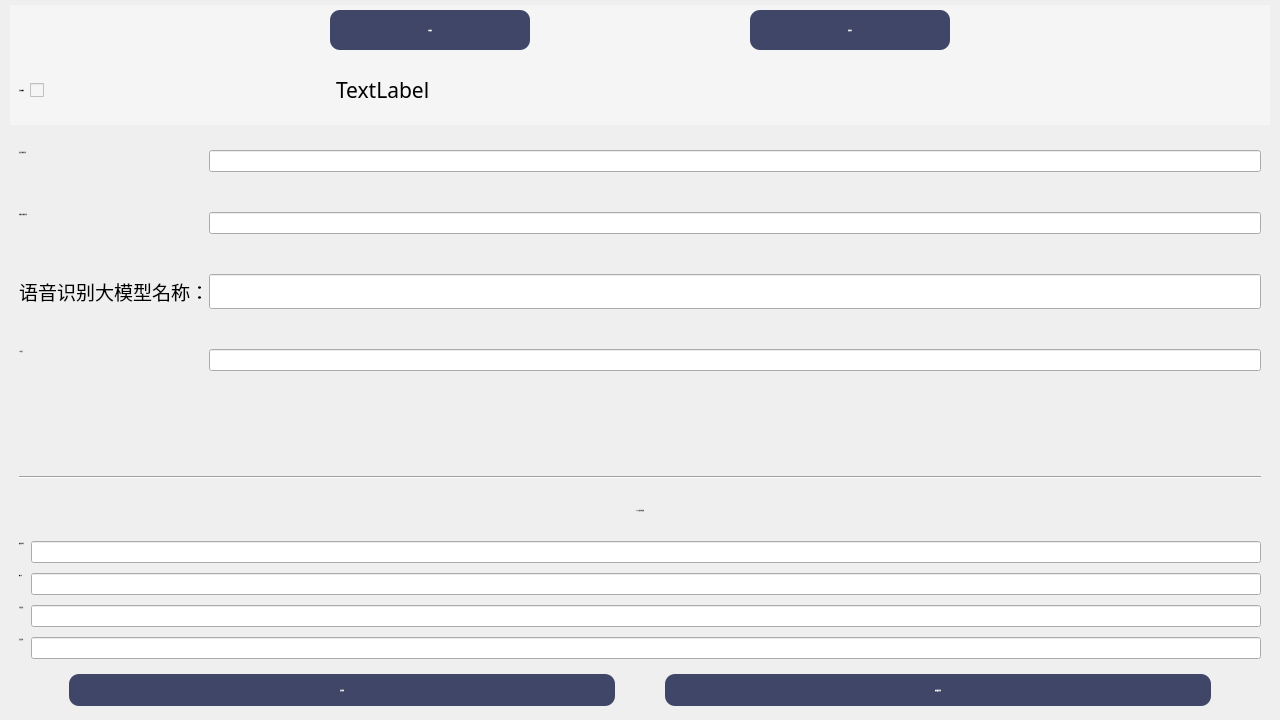
<?xml version="1.0" encoding="UTF-8"?>
<ui version="4.0">
 <class>Dialog</class>
 <widget class="QDialog" name="Dialog">
  <property name="geometry">
   <rect>
    <x>0</x>
    <y>0</y>
    <width>1280</width>
    <height>720</height>
   </rect>
  </property>
  <property name="minimumSize">
   <size>
    <width>1280</width>
    <height>720</height>
   </size>
  </property>
  <property name="maximumSize">
   <size>
    <width>1280</width>
    <height>720</height>
   </size>
  </property>
  <property name="font">
   <font>
    <family>HarmonyOS Sans SC</family>
    <pointsize>14</pointsize>
   </font>
  </property>
  <property name="windowTitle">
   <string>Dialog</string>
  </property>
  <layout class="QVBoxLayout" name="verticalLayout" stretch="0,0,3,0">
   <property name="spacing">
    <number>0</number>
   </property>
   <property name="leftMargin">
    <number>10</number>
   </property>
   <property name="topMargin">
    <number>5</number>
   </property>
   <property name="rightMargin">
    <number>10</number>
   </property>
   <property name="bottomMargin">
    <number>5</number>
   </property>
   <item>
    <widget class="QWidget" name="widget" native="true">
     <property name="minimumSize">
      <size>
       <width>0</width>
       <height>50</height>
      </size>
     </property>
     <property name="font">
      <font>
       <family>宋体</family>
       <pointsize>14</pointsize>
       <bold>false</bold>
      </font>
     </property>
     <property name="styleSheet">
      <string notr="true">background-color: rgb(245, 245, 245);</string>
     </property>
     <layout class="QHBoxLayout" name="horizontalLayout">
      <property name="spacing">
       <number>0</number>
      </property>
      <property name="leftMargin">
       <number>100</number>
      </property>
      <property name="topMargin">
       <number>0</number>
      </property>
      <property name="rightMargin">
       <number>100</number>
      </property>
      <property name="bottomMargin">
       <number>0</number>
      </property>
      <item>
       <widget class="QPushButton" name="local_service_btn">
        <property name="minimumSize">
         <size>
          <width>200</width>
          <height>40</height>
         </size>
        </property>
        <property name="maximumSize">
         <size>
          <width>200</width>
          <height>40</height>
         </size>
        </property>
        <property name="font">
         <font>
          <family>HarmonyOS Sans SC</family>
          <pointsize>-1</pointsize>
          <italic>false</italic>
          <bold>false</bold>
         </font>
        </property>
        <property name="styleSheet">
         <string notr="true">QPushButton{
	background-color: rgb(64, 70, 103);
	border-radius: 10px;
	color: rgb(255, 255, 255);
font: 26px &quot;HarmonyOS Sans SC&quot;;
}
QPushButton:hover{
	background-color: rgb(117, 122, 146);
	border-radius: 10px;
	color: rgb(255, 255, 255);
font: 26px &quot;HarmonyOS Sans SC&quot;;
}</string>
        </property>
        <property name="text">
         <string>本地服务</string>
        </property>
       </widget>
      </item>
      <item>
       <widget class="QPushButton" name="siliconflow_service_btn">
        <property name="minimumSize">
         <size>
          <width>200</width>
          <height>40</height>
         </size>
        </property>
        <property name="maximumSize">
         <size>
          <width>120</width>
          <height>40</height>
         </size>
        </property>
        <property name="font">
         <font>
          <family>HarmonyOS Sans SC</family>
          <pointsize>-1</pointsize>
          <italic>false</italic>
          <bold>false</bold>
         </font>
        </property>
        <property name="styleSheet">
         <string notr="true">QPushButton{
	background-color: rgb(64, 70, 103);
	border-radius: 10px;
	color: rgb(255, 255, 255);
font: 26px &quot;HarmonyOS Sans SC&quot;;
}
QPushButton:hover{
	background-color: rgb(117, 122, 146);
	border-radius: 10px;
	color: rgb(255, 255, 255);
font: 26px &quot;HarmonyOS Sans SC&quot;;
}</string>
        </property>
        <property name="text">
         <string>硅基流动</string>
        </property>
       </widget>
      </item>
     </layout>
    </widget>
   </item>
   <item>
    <widget class="QWidget" name="widget_4" native="true">
     <property name="minimumSize">
      <size>
       <width>50</width>
       <height>70</height>
      </size>
     </property>
     <property name="maximumSize">
      <size>
       <width>16777215</width>
       <height>70</height>
      </size>
     </property>
     <property name="font">
      <font>
       <family>宋体</family>
       <pointsize>16</pointsize>
       <bold>false</bold>
      </font>
     </property>
     <property name="styleSheet">
      <string notr="true">background-color: rgb(245, 245, 245);</string>
     </property>
     <layout class="QHBoxLayout" name="horizontalLayout_2" stretch="0,0,1">
      <item>
       <widget class="QLabel" name="label_13">
        <property name="minimumSize">
         <size>
          <width>0</width>
          <height>50</height>
         </size>
        </property>
        <property name="maximumSize">
         <size>
          <width>16777215</width>
          <height>50</height>
         </size>
        </property>
        <property name="font">
         <font>
          <family>HarmonyOS Sans SC</family>
          <pointsize>-1</pointsize>
          <italic>false</italic>
          <bold>false</bold>
         </font>
        </property>
        <property name="styleSheet">
         <string notr="true">font: 20px &quot;HarmonyOS Sans SC&quot;;</string>
        </property>
        <property name="text">
         <string>启用唤醒词</string>
        </property>
        <property name="alignment">
         <set>Qt::AlignmentFlag::AlignRight|Qt::AlignmentFlag::AlignTrailing|Qt::AlignmentFlag::AlignVCenter</set>
        </property>
       </widget>
      </item>
      <item>
       <widget class="QCheckBox" name="check_wake">
        <property name="sizePolicy">
         <sizepolicy hsizetype="Preferred" vsizetype="Fixed">
          <horstretch>0</horstretch>
          <verstretch>0</verstretch>
         </sizepolicy>
        </property>
        <property name="minimumSize">
         <size>
          <width>300</width>
          <height>50</height>
         </size>
        </property>
        <property name="maximumSize">
         <size>
          <width>16777215</width>
          <height>50</height>
         </size>
        </property>
        <property name="font">
         <font>
          <hintingpreference>PreferNoHinting</hintingpreference>
         </font>
        </property>
        <property name="styleSheet">
         <string notr="true"/>
        </property>
        <property name="text">
         <string/>
        </property>
        <property name="iconSize">
         <size>
          <width>16</width>
          <height>16</height>
         </size>
        </property>
        <property name="checkable">
         <bool>true</bool>
        </property>
        <property name="checked">
         <bool>false</bool>
        </property>
       </widget>
      </item>
      <item>
       <widget class="QLabel" name="url_qlabel">
        <property name="text">
         <string>TextLabel</string>
        </property>
       </widget>
      </item>
     </layout>
    </widget>
   </item>
   <item>
    <widget class="QStackedWidget" name="stackedWidget">
     <property name="font">
      <font>
       <family>宋体</family>
       <pointsize>14</pointsize>
       <bold>false</bold>
      </font>
     </property>
     <property name="currentIndex">
      <number>0</number>
     </property>
     <widget class="QWidget" name="local_service_page">
      <layout class="QVBoxLayout" name="verticalLayout_2">
       <property name="spacing">
        <number>6</number>
       </property>
       <property name="leftMargin">
        <number>9</number>
       </property>
       <property name="topMargin">
        <number>5</number>
       </property>
       <property name="rightMargin">
        <number>9</number>
       </property>
       <item>
        <layout class="QFormLayout" name="formLayout">
         <property name="horizontalSpacing">
          <number>0</number>
         </property>
         <property name="verticalSpacing">
          <number>40</number>
         </property>
         <property name="leftMargin">
          <number>0</number>
         </property>
         <property name="topMargin">
          <number>20</number>
         </property>
         <property name="bottomMargin">
          <number>0</number>
         </property>
         <item row="0" column="0">
          <widget class="QLabel" name="label_4">
           <property name="font">
            <font>
             <family>HarmonyOS Sans SC</family>
             <pointsize>-1</pointsize>
             <italic>false</italic>
             <bold>false</bold>
            </font>
           </property>
           <property name="styleSheet">
            <string notr="true">font: 20px &quot;HarmonyOS Sans SC&quot;;</string>
           </property>
           <property name="text">
            <string>对话大模型名称：</string>
           </property>
          </widget>
         </item>
         <item row="0" column="1">
          <widget class="QLineEdit" name="local_llm">
           <property name="font">
            <font>
             <family>HarmonyOS Sans SC</family>
             <pointsize>-1</pointsize>
             <italic>false</italic>
             <bold>false</bold>
            </font>
           </property>
           <property name="styleSheet">
            <string notr="true">font: 20px &quot;HarmonyOS Sans SC&quot;;</string>
           </property>
          </widget>
         </item>
         <item row="1" column="0">
          <widget class="QLabel" name="label_2">
           <property name="font">
            <font>
             <family>HarmonyOS Sans SC</family>
             <pointsize>-1</pointsize>
             <italic>false</italic>
             <bold>false</bold>
            </font>
           </property>
           <property name="styleSheet">
            <string notr="true">font: 20px &quot;HarmonyOS Sans SC&quot;;</string>
           </property>
           <property name="text">
            <string>多模态大模型名称：</string>
           </property>
          </widget>
         </item>
         <item row="1" column="1">
          <widget class="QLineEdit" name="local_vl">
           <property name="font">
            <font>
             <family>HarmonyOS Sans SC</family>
             <pointsize>-1</pointsize>
             <italic>false</italic>
             <bold>false</bold>
            </font>
           </property>
           <property name="styleSheet">
            <string notr="true">font: 20px &quot;HarmonyOS Sans SC&quot;;</string>
           </property>
          </widget>
         </item>
         <item row="2" column="0">
          <widget class="QLabel" name="label_14">
           <property name="styleSheet">
            <string notr="true">font: 20px &quot;HarmonyOS Sans SC&quot;;</string>
           </property>
           <property name="text">
            <string>语音识别大模型名称：</string>
           </property>
          </widget>
         </item>
         <item row="2" column="1">
          <widget class="QLineEdit" name="local_speech_rec">
           <property name="styleSheet">
            <string notr="true">font: 20px &quot;HarmonyOS Sans SC&quot;;</string>
           </property>
          </widget>
         </item>
         <item row="3" column="0">
          <widget class="QLabel" name="label_7">
           <property name="font">
            <font>
             <family>HarmonyOS Sans SC</family>
             <pointsize>-1</pointsize>
             <italic>false</italic>
             <bold>false</bold>
            </font>
           </property>
           <property name="styleSheet">
            <string notr="true">font: 20px &quot;HarmonyOS Sans SC&quot;;</string>
           </property>
           <property name="text">
            <string>API秘钥：</string>
           </property>
          </widget>
         </item>
         <item row="3" column="1">
          <widget class="QLineEdit" name="local_api_key">
           <property name="font">
            <font>
             <family>HarmonyOS Sans SC</family>
             <pointsize>-1</pointsize>
             <italic>false</italic>
             <bold>false</bold>
            </font>
           </property>
           <property name="styleSheet">
            <string notr="true">font: 20px &quot;HarmonyOS Sans SC&quot;;</string>
           </property>
           <property name="echoMode">
            <enum>QLineEdit::EchoMode::Password</enum>
           </property>
          </widget>
         </item>
        </layout>
       </item>
      </layout>
     </widget>
     <widget class="QWidget" name="siliconflow_page">
      <layout class="QVBoxLayout" name="verticalLayout_4">
       <property name="leftMargin">
        <number>9</number>
       </property>
       <property name="topMargin">
        <number>5</number>
       </property>
       <property name="bottomMargin">
        <number>9</number>
       </property>
       <item>
        <layout class="QFormLayout" name="formLayout_3">
         <property name="horizontalSpacing">
          <number>0</number>
         </property>
         <property name="verticalSpacing">
          <number>20</number>
         </property>
         <property name="leftMargin">
          <number>0</number>
         </property>
         <property name="topMargin">
          <number>20</number>
         </property>
         <property name="bottomMargin">
          <number>10</number>
         </property>
         <item row="0" column="0">
          <widget class="QLabel" name="label_11">
           <property name="font">
            <font>
             <family>HarmonyOS Sans SC</family>
             <pointsize>-1</pointsize>
             <italic>false</italic>
             <bold>false</bold>
            </font>
           </property>
           <property name="styleSheet">
            <string notr="true">font: 20px &quot;HarmonyOS Sans SC&quot;;</string>
           </property>
           <property name="text">
            <string>对话大模型名称：</string>
           </property>
          </widget>
         </item>
         <item row="0" column="1">
          <widget class="QLineEdit" name="siliconflow_llm_name">
           <property name="font">
            <font>
             <family>HarmonyOS Sans SC</family>
             <pointsize>-1</pointsize>
             <italic>false</italic>
             <bold>false</bold>
            </font>
           </property>
           <property name="styleSheet">
            <string notr="true">font: 20px &quot;HarmonyOS Sans SC&quot;;</string>
           </property>
          </widget>
         </item>
         <item row="1" column="0">
          <widget class="QLabel" name="label_12">
           <property name="font">
            <font>
             <family>HarmonyOS Sans SC</family>
             <pointsize>-1</pointsize>
             <italic>false</italic>
             <bold>false</bold>
            </font>
           </property>
           <property name="styleSheet">
            <string notr="true">font: 20px &quot;HarmonyOS Sans SC&quot;;</string>
           </property>
           <property name="text">
            <string>多模态大模型名称：</string>
           </property>
          </widget>
         </item>
         <item row="1" column="1">
          <widget class="QLineEdit" name="siliconflow_vl">
           <property name="font">
            <font>
             <family>HarmonyOS Sans SC</family>
             <pointsize>-1</pointsize>
             <italic>false</italic>
             <bold>false</bold>
            </font>
           </property>
           <property name="styleSheet">
            <string notr="true">font: 20px &quot;HarmonyOS Sans SC&quot;;</string>
           </property>
          </widget>
         </item>
         <item row="2" column="0">
          <widget class="QLabel" name="label">
           <property name="font">
            <font>
             <family>HarmonyOS Sans SC</family>
             <pointsize>-1</pointsize>
             <italic>false</italic>
             <bold>false</bold>
            </font>
           </property>
           <property name="styleSheet">
            <string notr="true">font: 20px &quot;HarmonyOS Sans SC&quot;;</string>
           </property>
           <property name="text">
            <string>语音识别大模型名称：</string>
           </property>
          </widget>
         </item>
         <item row="2" column="1">
          <widget class="QLineEdit" name="siliconflow_speech_rec">
           <property name="font">
            <font>
             <family>HarmonyOS Sans SC</family>
             <pointsize>-1</pointsize>
             <italic>false</italic>
             <bold>false</bold>
            </font>
           </property>
           <property name="styleSheet">
            <string notr="true">font: 20px &quot;HarmonyOS Sans SC&quot;;</string>
           </property>
          </widget>
         </item>
         <item row="3" column="0">
          <widget class="QLabel" name="label_3">
           <property name="styleSheet">
            <string notr="true">font: 20px &quot;HarmonyOS Sans SC&quot;;</string>
           </property>
           <property name="text">
            <string>语音合成大模型名称：</string>
           </property>
          </widget>
         </item>
         <item row="3" column="1">
          <widget class="QLineEdit" name="siliconflow_speech_syn">
           <property name="styleSheet">
            <string notr="true">font: 20px &quot;HarmonyOS Sans SC&quot;;</string>
           </property>
          </widget>
         </item>
         <item row="4" column="0">
          <widget class="QLabel" name="label_5">
           <property name="font">
            <font>
             <family>HarmonyOS Sans SC</family>
             <pointsize>-1</pointsize>
             <italic>false</italic>
             <bold>false</bold>
            </font>
           </property>
           <property name="styleSheet">
            <string notr="true">font: 20px &quot;HarmonyOS Sans SC&quot;;</string>
           </property>
           <property name="text">
            <string>API秘钥：</string>
           </property>
          </widget>
         </item>
         <item row="4" column="1">
          <widget class="QLineEdit" name="siliconflow_api_key">
           <property name="sizePolicy">
            <sizepolicy hsizetype="Expanding" vsizetype="Fixed">
             <horstretch>0</horstretch>
             <verstretch>0</verstretch>
            </sizepolicy>
           </property>
           <property name="font">
            <font>
             <family>HarmonyOS Sans SC</family>
             <pointsize>-1</pointsize>
             <italic>false</italic>
             <bold>false</bold>
            </font>
           </property>
           <property name="styleSheet">
            <string notr="true">font: 20px &quot;HarmonyOS Sans SC&quot;;</string>
           </property>
           <property name="echoMode">
            <enum>QLineEdit::EchoMode::Password</enum>
           </property>
          </widget>
         </item>
        </layout>
       </item>
      </layout>
     </widget>
    </widget>
   </item>
   <item>
    <widget class="QWidget" name="widget" native="true">
     <property name="font">
      <font>
       <family>宋体</family>
       <pointsize>14</pointsize>
       <bold>false</bold>
      </font>
     </property>
     <layout class="QVBoxLayout" name="verticalLayout_3" stretch="0,3,3,1">
      <property name="leftMargin">
       <number>9</number>
      </property>
      <property name="topMargin">
       <number>0</number>
      </property>
      <property name="bottomMargin">
       <number>0</number>
      </property>
      <item>
       <widget class="Line" name="line">
        <property name="orientation">
         <enum>Qt::Orientation::Horizontal</enum>
        </property>
       </widget>
      </item>
      <item>
       <widget class="QLabel" name="mqttsettings_label">
        <property name="minimumSize">
         <size>
          <width>0</width>
          <height>50</height>
         </size>
        </property>
        <property name="maximumSize">
         <size>
          <width>16777215</width>
          <height>50</height>
         </size>
        </property>
        <property name="font">
         <font>
          <family>HarmonyOS Sans SC</family>
          <pointsize>-1</pointsize>
          <italic>false</italic>
          <bold>false</bold>
         </font>
        </property>
        <property name="styleSheet">
         <string notr="true">font: 30px &quot;HarmonyOS Sans SC&quot;;</string>
        </property>
        <property name="text">
         <string>MQTT服务器设置</string>
        </property>
        <property name="alignment">
         <set>Qt::AlignmentFlag::AlignCenter</set>
        </property>
       </widget>
      </item>
      <item>
       <layout class="QFormLayout" name="formLayout_2">
        <property name="verticalSpacing">
         <number>10</number>
        </property>
        <property name="topMargin">
         <number>0</number>
        </property>
        <property name="bottomMargin">
         <number>0</number>
        </property>
        <item row="0" column="0">
         <widget class="QLabel" name="label_17">
          <property name="font">
           <font>
            <family>HarmonyOS Sans SC</family>
            <pointsize>-1</pointsize>
            <italic>false</italic>
            <bold>false</bold>
           </font>
          </property>
          <property name="styleSheet">
           <string notr="true">font: 20px &quot;HarmonyOS Sans SC&quot;;</string>
          </property>
          <property name="text">
           <string>服务器地址：</string>
          </property>
         </widget>
        </item>
        <item row="0" column="1">
         <widget class="QLineEdit" name="mqtt_server">
          <property name="font">
           <font>
            <family>HarmonyOS Sans SC</family>
            <pointsize>-1</pointsize>
            <italic>false</italic>
            <bold>false</bold>
           </font>
          </property>
          <property name="styleSheet">
           <string notr="true">font: 20px &quot;HarmonyOS Sans SC&quot;;</string>
          </property>
         </widget>
        </item>
        <item row="1" column="0">
         <widget class="QLabel" name="label_9">
          <property name="font">
           <font>
            <family>HarmonyOS Sans SC</family>
            <pointsize>-1</pointsize>
            <italic>false</italic>
            <bold>false</bold>
           </font>
          </property>
          <property name="styleSheet">
           <string notr="true">font: 20px &quot;HarmonyOS Sans SC&quot;;</string>
          </property>
          <property name="text">
           <string>端口号：</string>
          </property>
         </widget>
        </item>
        <item row="1" column="1">
         <widget class="QLineEdit" name="mqtt_port">
          <property name="font">
           <font>
            <family>HarmonyOS Sans SC</family>
            <pointsize>-1</pointsize>
            <italic>false</italic>
            <bold>false</bold>
           </font>
          </property>
          <property name="styleSheet">
           <string notr="true">font: 20px &quot;HarmonyOS Sans SC&quot;;</string>
          </property>
         </widget>
        </item>
        <item row="2" column="0">
         <widget class="QLabel" name="label_8">
          <property name="font">
           <font>
            <family>HarmonyOS Sans SC</family>
            <pointsize>-1</pointsize>
            <italic>false</italic>
            <bold>false</bold>
           </font>
          </property>
          <property name="styleSheet">
           <string notr="true">font: 20px &quot;HarmonyOS Sans SC&quot;;</string>
          </property>
          <property name="text">
           <string>订阅话题：</string>
          </property>
         </widget>
        </item>
        <item row="2" column="1">
         <widget class="QLineEdit" name="mqtt_sub">
          <property name="font">
           <font>
            <family>HarmonyOS Sans SC</family>
            <pointsize>-1</pointsize>
            <italic>false</italic>
            <bold>false</bold>
           </font>
          </property>
          <property name="styleSheet">
           <string notr="true">font: 20px &quot;HarmonyOS Sans SC&quot;;</string>
          </property>
         </widget>
        </item>
        <item row="3" column="0">
         <widget class="QLabel" name="label_10">
          <property name="font">
           <font>
            <family>HarmonyOS Sans SC</family>
            <pointsize>-1</pointsize>
            <italic>false</italic>
            <bold>false</bold>
           </font>
          </property>
          <property name="styleSheet">
           <string notr="true">font: 20px &quot;HarmonyOS Sans SC&quot;;</string>
          </property>
          <property name="text">
           <string>发布话题：</string>
          </property>
         </widget>
        </item>
        <item row="3" column="1">
         <widget class="QLineEdit" name="mqtt_pub">
          <property name="font">
           <font>
            <family>HarmonyOS Sans SC</family>
            <pointsize>-1</pointsize>
            <italic>false</italic>
            <bold>false</bold>
           </font>
          </property>
          <property name="styleSheet">
           <string notr="true">font: 20px &quot;HarmonyOS Sans SC&quot;;</string>
          </property>
         </widget>
        </item>
       </layout>
      </item>
      <item>
       <widget class="QWidget" name="widget_2" native="true">
        <property name="minimumSize">
         <size>
          <width>0</width>
          <height>50</height>
         </size>
        </property>
        <layout class="QHBoxLayout" name="horizontalLayout_3">
         <property name="spacing">
          <number>50</number>
         </property>
         <property name="leftMargin">
          <number>50</number>
         </property>
         <property name="rightMargin">
          <number>50</number>
         </property>
         <item>
          <widget class="QPushButton" name="save_btn">
           <property name="minimumSize">
            <size>
             <width>0</width>
             <height>30</height>
            </size>
           </property>
           <property name="maximumSize">
            <size>
             <width>16777215</width>
             <height>50</height>
            </size>
           </property>
           <property name="font">
            <font>
             <family>HarmonyOS Sans SC</family>
             <pointsize>-1</pointsize>
             <italic>false</italic>
             <bold>false</bold>
            </font>
           </property>
           <property name="styleSheet">
            <string notr="true">QPushButton{
	background-color: rgb(64, 70, 103);
	border-radius: 10px;
	color: rgb(255, 255, 255);
font: 20px &quot;HarmonyOS Sans SC&quot;;
}
QPushButton:hover{
	background-color: rgb(117, 122, 146);
	border-radius: 10px;
	color: rgb(255, 255, 255);
font: 20px &quot;HarmonyOS Sans SC&quot;;
}</string>
           </property>
           <property name="text">
            <string>保存配置</string>
           </property>
          </widget>
         </item>
         <item>
          <widget class="QPushButton" name="default_btn">
           <property name="minimumSize">
            <size>
             <width>0</width>
             <height>30</height>
            </size>
           </property>
           <property name="maximumSize">
            <size>
             <width>16777215</width>
             <height>50</height>
            </size>
           </property>
           <property name="font">
            <font>
             <family>HarmonyOS Sans SC</family>
             <pointsize>-1</pointsize>
             <italic>false</italic>
             <bold>false</bold>
            </font>
           </property>
           <property name="styleSheet">
            <string notr="true">QPushButton{
	background-color: rgb(64, 70, 103);
	border-radius: 10px;
	color: rgb(255, 255, 255);
font: 20px &quot;HarmonyOS Sans SC&quot;;
}
QPushButton:hover{
	background-color: rgb(117, 122, 146);
	border-radius: 10px;
	color: rgb(255, 255, 255);
font: 20px &quot;HarmonyOS Sans SC&quot;;
}</string>
           </property>
           <property name="text">
            <string>恢复默认配置</string>
           </property>
          </widget>
         </item>
        </layout>
       </widget>
      </item>
     </layout>
    </widget>
   </item>
  </layout>
 </widget>
 <resources/>
 <connections/>
</ui>
